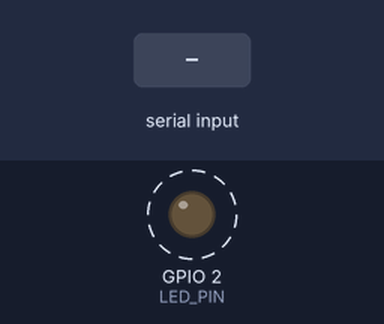
The program below on a simulated ESP32. On the bench: output pins drawn as LEDs (lit = HIGH). Dashed ring = blinking. The inputs (shaded band) are chosen by the test bench. What the program prints to the serial monitor is not drawn.

Above: at 1.2 s.
1.3 s: "1\n" received over Serial
Timing chart, 0 to 10.3 s (numbered marks = the images above; inputs shaded):
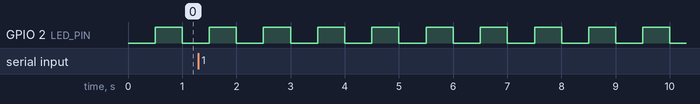

The program:

main.cpp
```cpp
// SENTINEL rung-1 demo — prove the whole flash -> boot -> serial -> command loop.
// Deliberately minimal: no sensors, no protocol framing (rung 2 adds the framed
// event), no sleep. Blinks the onboard LED, prints a banner line the Pi can read,
// echoes any newline-terminated command back.

#include <Arduino.h>

static const int LED_PIN = 2; // onboard LED, same pin the legacy sketch used
static const uint32_t BLINK_MS = 500;
static const uint32_t BANNER_MS = 2000;
static const size_t RX_MAX = 120;

static uint32_t lastBlink = 0;
static uint32_t lastBanner = 0;
static uint32_t bannerSeq = 0;
static String rx;

void setup() {
  pinMode(LED_PIN, OUTPUT);
  Serial.begin(115200);
  rx.reserve(RX_MAX);
  Serial.println("SENTINEL demo v1 boot");
}

void loop() {
  const uint32_t now = millis();

  if (now - lastBlink >= BLINK_MS) {
    lastBlink = now;
    digitalWrite(LED_PIN, !digitalRead(LED_PIN));
  }

  if (now - lastBanner >= BANNER_MS) {
    lastBanner = now;
    Serial.printf("SENTINEL demo v1 uptime=%lus seq=%lu\n",
                  (unsigned long)(now / 1000UL), (unsigned long)bannerSeq++);
  }

  // Non-blocking line assembly: readStringUntil() would stall the loop up to its
  // 1 s timeout on a partial line.
  while (Serial.available() > 0) {
    const char c = (char)Serial.read();
    if (c == '\n' || c == '\r') {
      rx.trim();
      if (rx.length() > 0) {
        Serial.printf("echo:%s\n", rx.c_str());
      }
      rx = "";
    } else if (rx.length() < RX_MAX) {
      rx += c;
    }
  }
}
```

Measured:
- by itself, GPIO 2 (LED_PIN): alternates HIGH for 0.50 s and LOW for 0.50 s
